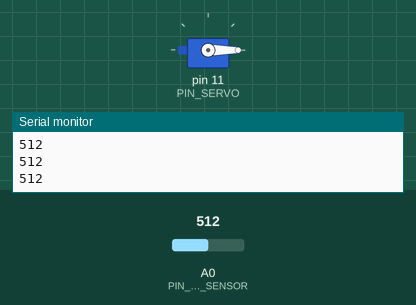
The sketch below on a simulated Arduino Uno, built with avr-gcc and run on an emulated ATmega328P. Parts: servo, the last lines printed to the serial monitor. Inputs (shaded band) come from the test bench; at power-on: A0 (PIN_FLEX_SENSOR) = 512.

Above: at 1.2 s.
1.3 s: A0 (PIN_FLEX_SENSOR) set to 716
At 2.5 s:
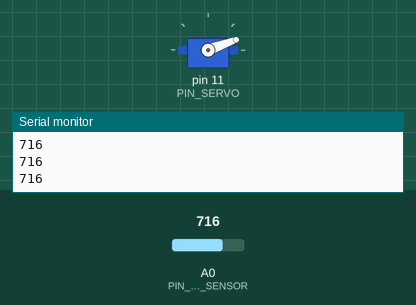
2.8 s: A0 (PIN_FLEX_SENSOR) set to 900
At 4.0 s:
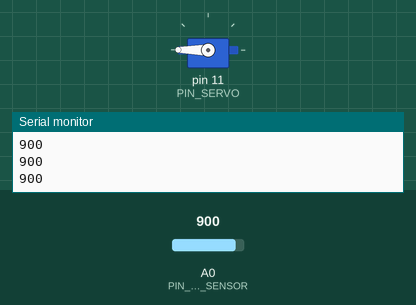
4.3 s: A0 (PIN_FLEX_SENSOR) set to 511
At 4.7 s:
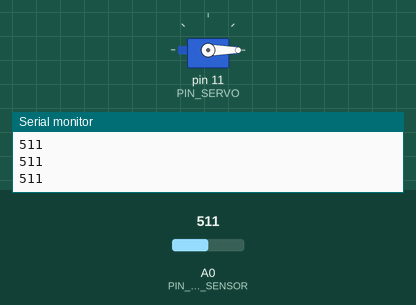
5.8 s: A0 (PIN_FLEX_SENSOR) set to 1023
At 6.9 s:
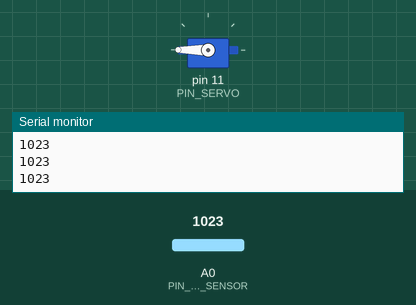
Timing chart, 0 to 8.3 s (numbered marks = the images above; inputs shaded):
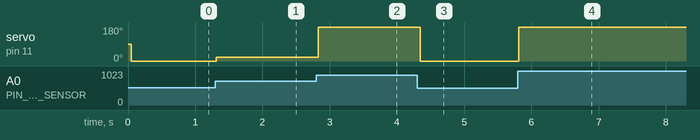

The sketch:

TP_Test_Bench.ino
```cpp
#include <Servo.h>

#define PIN_SERVO 11
#define PIN_FLEX_SENSOR A0

Servo myservo;

int pos = 0;
int pos_max = 150;
int pos_min = 20;

void setup() {
  Serial.begin(9600);
  myservo.attach(PIN_SERVO);
}

int measure(){
  Serial.println(analogRead(PIN_FLEX_SENSOR));
  delay(50);
  return analogRead(PIN_FLEX_SENSOR);
}

void loop() {


  int valeur = measure();
  int servo_valeur = map(valeur, 700, 900, 0, 255);
  myservo.write(servo_valeur);
}
```

Measured:
- after the input at 1.3 s, servo on pin 11 (PIN_SERVO): 0° → 20° at once
- after the input at 2.8 s, servo on pin 11 (PIN_SERVO): 20° → 180° at once
- after the input at 4.3 s, servo on pin 11 (PIN_SERVO): 180° → 0° at once
- after the input at 5.8 s, servo on pin 11 (PIN_SERVO): 0° → 180° at once
